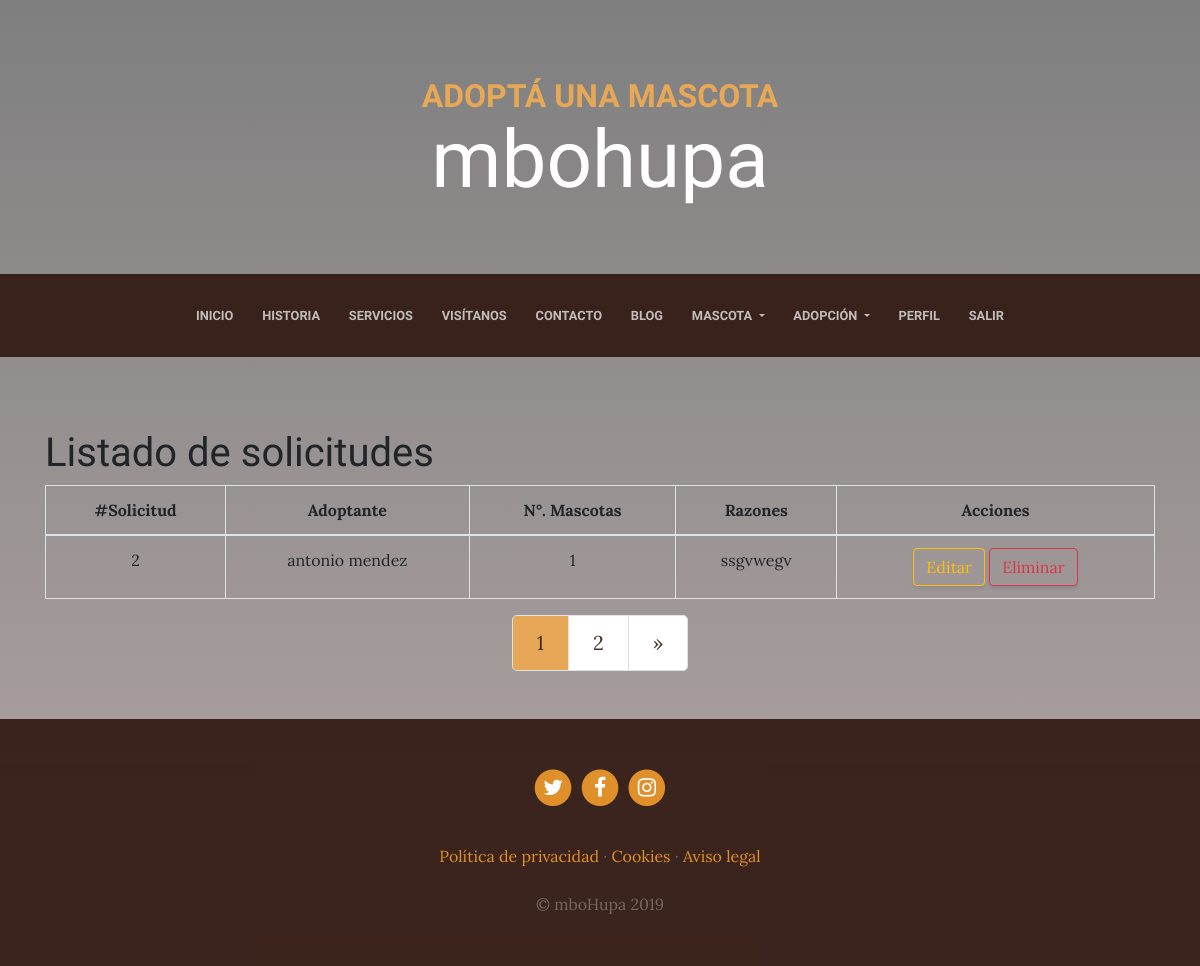
Page /adopcion/solicitud/listar (signed in) on the earlier database version.
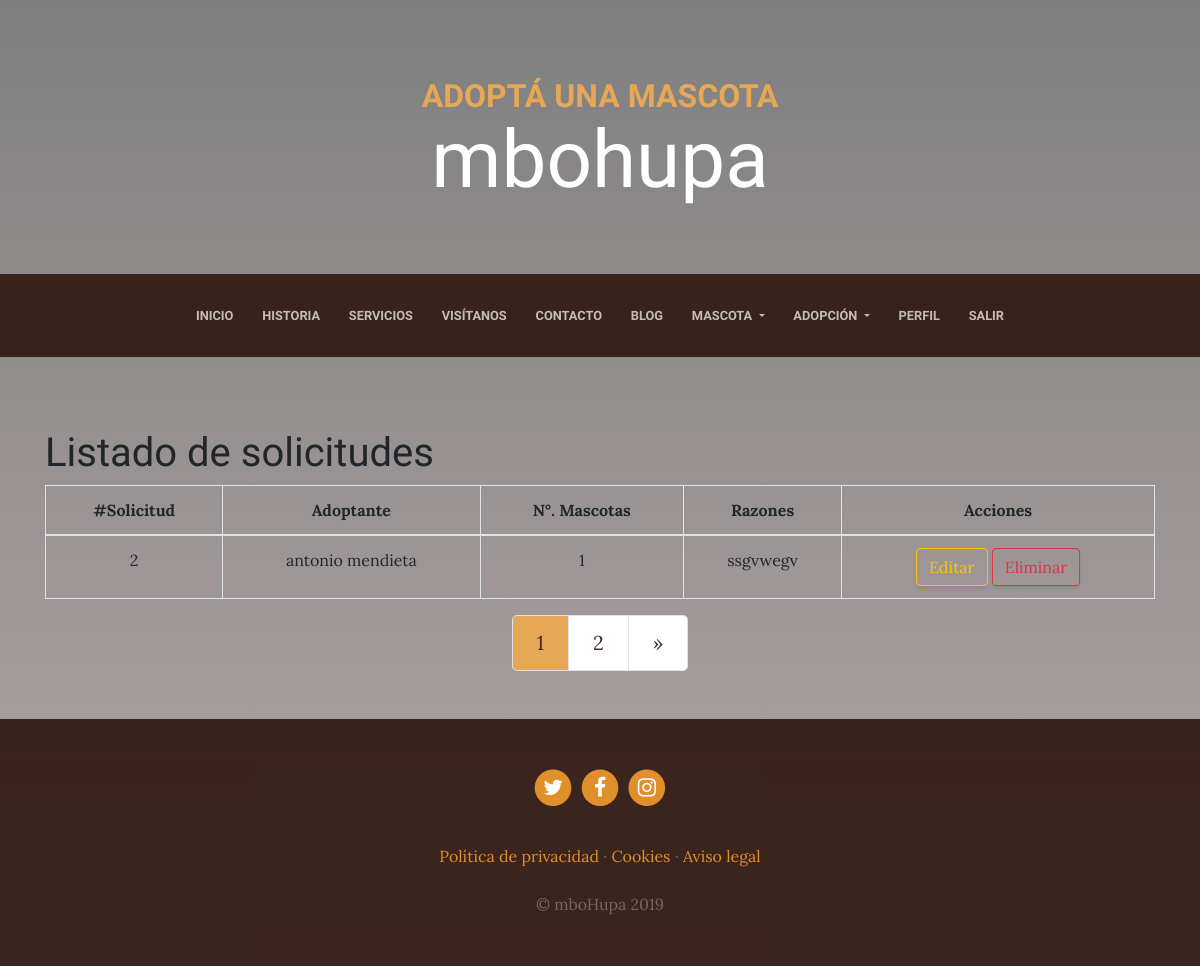
Same page on the later database version.
### adopcion/models.py (models this page shows, shortened)
class Solicitud(models.Model):
    persona = models.ForeignKey(Persona, null=True, blank=True, on_delete=models.CASCADE)
    numero_mascotas = models.IntegerField()
    razones = models.TextField(blank=True, null=True)

class Persona(models.Model):
    nombre = models.CharField(max_length=50)
    apellidos = models.CharField(max_length=70)
    edad = models.IntegerField()
    telefono = models.CharField(max_length=12)
    email = models.EmailField()
    domicilio = models.TextField()

### adopcion/views.py (the view)
# urls.py: path('solicitud/listar', login_required(SolicitudList.as_view()), name='solicitud_listar'),
class SolicitudList(ListView):
	model = Solicitud
	template_name = 'adopcion/solicitud_list.html'
	paginate_by = 1

### pages/templatetags/pages_extras.py (called while the page is built)
@register.simple_tag
def get_page_list():
    pages = Page.objects.all()
    return pages

### social/processors.py (called while the page is built)
def ctx_dict(request):
    ctx = {}
    links = Link.objects.all()
    for link in links:
        ctx[link.key] = link.url
    return ctx

### adopcion/templates/adopcion/solicitud_list.html (shortened to what this page needs)
{% extends 'core/base.html' %} {% block content %}
    <div class="container">
        <br>
        <h1>Listado de solicitudes</h1>
        <table class="table table-bordered  text-center">
            <thead>
                <tr>
                    <th>#Solicitud</th>
                    <th>Adoptante</th>
                    <th>N°. Mascotas</th>
                    <th>Razones</th>
                    <th>Acciones</th>
                </tr>
            </thead>
            <tbody>
                {% if object_list %}
                    {% for solicitud in object_list %}
                        <tr>
                            <td>{{solicitud.id}}</td>
                            <td>{{solicitud.persona.nombre}} {{solicitud.persona.apellidos}}</td>
                            <td>{{solicitud.numero_mascotas}}</td>
                            <td>{{solicitud.razones}}</td>
                            <td>
                                <a href="{% url 'solicitud_editar' solicitud.id %}" class="btn btn-outline-warning">Editar</a>
                                <a href="{% url 'solicitud_eliminar' solicitud.id %}" class="btn btn-outline-danger">Eliminar</a>
                            </td>
                        </tr>
                    {% endfor %}
                    {% else %}
                        <h1 class="text-center">
                            <strong>No hay registros de solicitudes</strong>
                        </h1>
                {% endif %}
            </tbody>
        </table>
        {% if is_paginated %}
            <nav aria-label="Page navigation example">
                <ul class="pagination pagination-lg justify-content-center">
                    {% for i in paginator.page_range %}
                        {% if page_obj.number == i %}
                            <li class="page-item">
                                <a class="page-link" style="color:rgba(47, 23, 15, 0.9); background-color: #e6a756 ;" href="?page={{ i }}">
                                    {{ i }}
                                </a>
                            </li>
                        {% else %}
                            <li class="page-item">
                                <a class="page-link" style="color:rgba(47, 23, 15, 0.9);" href="?page={{ i }}">
                                    {{ i }}
                                </a>
                            </li>
                        {% endif %}
                    {% endfor %}
                    {% if page_obj.has_next %}
                        <li class="page-item">
                            <a class="page-link" style="color:rgba(47, 23, 15, 0.9);" href="?page={{ page_obj.next_page_number }}" aria-label="Next">
                            <span aria-hidden="true">&raquo;</span>
                            </a>
                        </li>
                    {% endif %}
                </ul>
            </nav>
        {% endif %}
    </div>
{% endblock %}

Differences in the rows shown:
changed through a linked row, Solicitud "ssgvwegv": persona.apellidos "mendez" → "mendieta"
